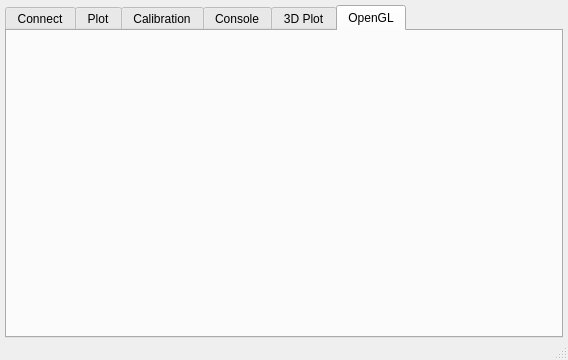
<?xml version="1.0" encoding="UTF-8"?>
<ui version="4.0">
 <class>MainWindow</class>
 <widget class="QMainWindow" name="MainWindow">
  <property name="geometry">
   <rect>
    <x>0</x>
    <y>0</y>
    <width>568</width>
    <height>360</height>
   </rect>
  </property>
  <property name="windowTitle">
   <string>TestShimmer</string>
  </property>
  <property name="windowIcon">
   <iconset>
    <normalon>:/icons/Wireless.png</normalon>
   </iconset>
  </property>
  <widget class="QWidget" name="centralWidget">
   <layout class="QHBoxLayout" name="horizontalLayout_2">
    <property name="leftMargin">
     <number>5</number>
    </property>
    <property name="topMargin">
     <number>5</number>
    </property>
    <property name="rightMargin">
     <number>5</number>
    </property>
    <property name="bottomMargin">
     <number>0</number>
    </property>
    <item>
     <widget class="QTabWidget" name="tabWidget">
      <property name="currentIndex">
       <number>5</number>
      </property>
      <widget class="QWidget" name="connectTab">
       <attribute name="title">
        <string>Connect</string>
       </attribute>
       <layout class="QVBoxLayout" name="verticalLayout_3">
        <property name="spacing">
         <number>0</number>
        </property>
        <property name="margin">
         <number>0</number>
        </property>
       </layout>
      </widget>
      <widget class="QWidget" name="plotTab">
       <attribute name="title">
        <string>Plot</string>
       </attribute>
       <layout class="QVBoxLayout" name="verticalLayout_7">
        <property name="margin">
         <number>0</number>
        </property>
       </layout>
      </widget>
      <widget class="QWidget" name="calibrationTab">
       <attribute name="title">
        <string>Calibration</string>
       </attribute>
       <layout class="QVBoxLayout" name="verticalLayout_2">
        <property name="margin">
         <number>0</number>
        </property>
       </layout>
      </widget>
      <widget class="QWidget" name="consoleTab">
       <attribute name="title">
        <string>Console</string>
       </attribute>
       <layout class="QVBoxLayout" name="verticalLayout_4"/>
      </widget>
      <widget class="QWidget" name="plot3dTab">
       <attribute name="title">
        <string>3D Plot</string>
       </attribute>
       <layout class="QVBoxLayout" name="verticalLayout_5"/>
      </widget>
      <widget class="QWidget" name="openglTab">
       <attribute name="title">
        <string>OpenGL</string>
       </attribute>
       <layout class="QVBoxLayout" name="verticalLayout_6"/>
      </widget>
     </widget>
    </item>
   </layout>
  </widget>
  <widget class="QMenuBar" name="menuBar">
   <property name="geometry">
    <rect>
     <x>0</x>
     <y>0</y>
     <width>568</width>
     <height>21</height>
    </rect>
   </property>
  </widget>
  <widget class="QStatusBar" name="statusBar"/>
 </widget>
 <layoutdefault spacing="6" margin="11"/>
 <resources/>
 <connections/>
</ui>
